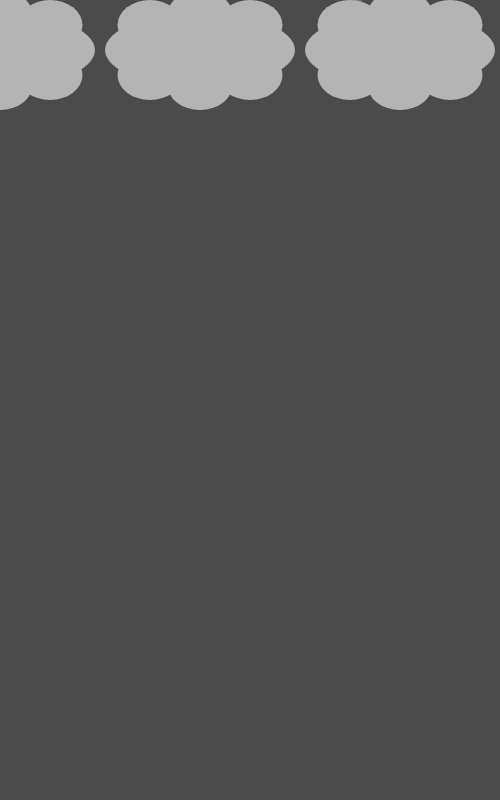
Frame 1 (no input)
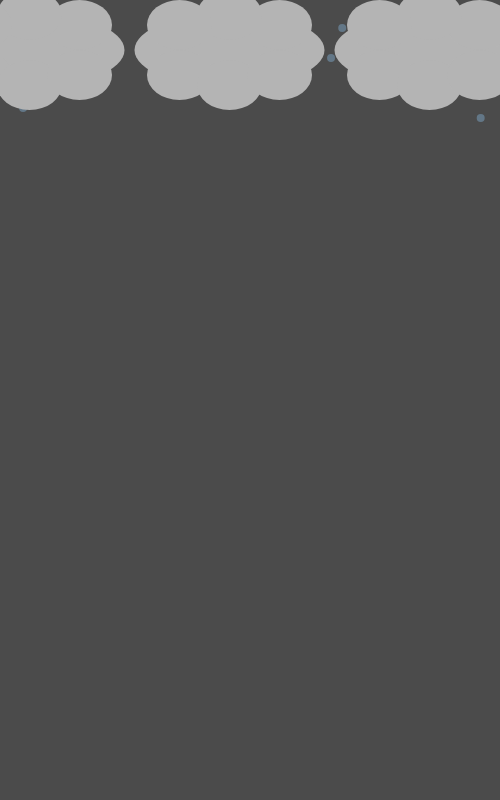
Frame 60 (no input)
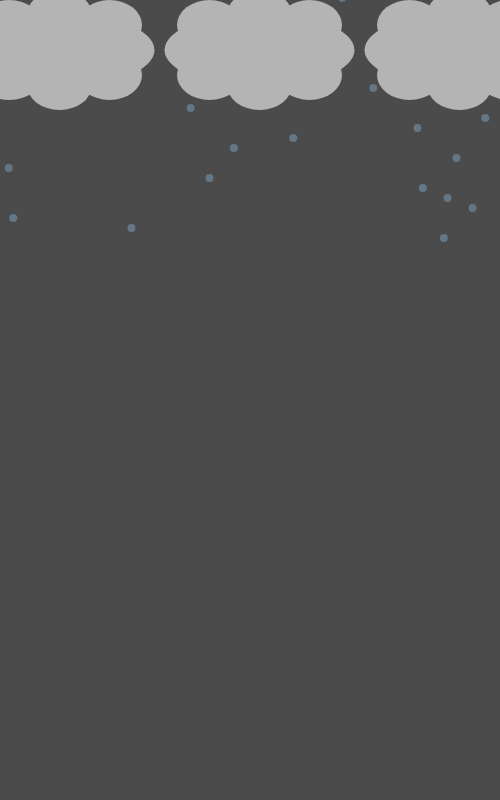
Frame 120 (the mouse pressed at the canvas centre since frame 60)

The p5.js sketch that drew these frames (run headless with seeded random() and noise() and a simulated clock; from frame 60 on, the mouse is pressed at the canvas centre):

// p5.js sketch
// ── sketch.js
var x = 400
var i = 200
var b = 0
var z = -200
var y = 0
var s = 250
var a = 25
var q = 25
var p = -800



 
function setup() {
  createCanvas(500, 800)
  frameRate(20)
  
}

function draw() {
  background(75)
 
 

  fill(147, 208, 255, 85)
  noStroke()
  
  ellipse(random(1, 500), y, 8)
  ellipse(random(1, 500), y-10, 8)
  ellipse(random(1, 500), y - 20, 8)
  ellipse(random(1, 500), y- 30, 8)
  ellipse(random(1, 500), y - 40, 8)
  ellipse(random(1, 500), y - 50, 8)
  ellipse(random(1, 500), y - 60, 8)
  ellipse(random(1, 500), y - 70, 8)
  ellipse(random(1, 500), y - 80, 8)
  ellipse(random(1, 500), y - 90, 8)
  ellipse(random(1, 500), y - 100, 8)
  ellipse(random(1, 500), y - 110, 8)
  ellipse(random(1, 500), y - 120, 8)
  ellipse(random(1, 500), y - 130, 8)
  ellipse(random(1, 500), y - 140, 8)
  ellipse(random(1, 500), y - 150, 8)
  ellipse(random(1, 500), y - 160, 8)
  ellipse(random(1, 500), y - 170, 8)
  ellipse(random(1, 500), y - 180, 8)
  ellipse(random(1, 500), y - 190, 8)
  ellipse(random(1, 500), y - 200, 8)
  ellipse(random(1, 500), y - 210, 8)
  ellipse(random(1, 500), y - 220, 8)
  ellipse(random(1, 500), y - 230, 8)
  ellipse(random(1, 500), y - 240, 8)
  ellipse(random(1, 500), y - 250, 8)
  ellipse(random(1, 500), y - 260, 8)
  ellipse(random(1, 500), y - 270, 8)
  ellipse(random(1, 500), y - 280, 8)
  ellipse(random(1, 500), y - 290, 8)
  ellipse(random(1, 500), y - 300, 8)
  ellipse(random(1, 500), y - 310, 8)
  ellipse(random(1, 500), y - 320, 8)
  ellipse(random(1, 500), y - 330, 8)
  ellipse(random(1, 500), y - 340, 8)
  ellipse(random(1, 500), y - 350, 8)
  ellipse(random(1, 500), y - 360, 8)
  ellipse(random(1, 500), y - 370, 8)
  ellipse(random(1, 500), y - 380, 8)
  ellipse(random(1, 500), y - 390, 8)
  ellipse(random(1, 500), y - 400, 8)
  ellipse(random(1, 500), y - 410, 8)
  ellipse(random(1, 500), y - 420, 8)
  ellipse(random(1, 500), y - 430, 8)
  ellipse(random(1, 500), y - 440, 8)
  ellipse(random(1, 500), y - 450, 8)
  ellipse(random(1, 500), y - 460, 8)
  ellipse(random(1, 500), y - 470, 8)
  ellipse(random(1, 500), y - 480, 8)
  ellipse(random(1, 500), y - 490, 8)
  ellipse(random(1, 500), y - 500, 8)
  ellipse(random(1, 500), y - 510, 8)
  ellipse(random(1, 500), y - 520, 8)
  ellipse(random(1, 500), y - 530, 8)
  ellipse(random(1, 500), y - 540, 8)
  ellipse(random(1, 500), y - 550, 8)
  ellipse(random(1, 500), y - 560, 8)
  ellipse(random(1, 500), y - 570, 8)
  ellipse(random(1, 500), y - 580, 8)
  ellipse(random(1, 500), y - 590, 8)
  ellipse(random(1, 500), y - 600, 8)
  ellipse(random(1, 500), y- 610, 8)
  ellipse(random(1, 500), y - 620, 8)
  ellipse(random(1, 500), y- 630, 8)
  ellipse(random(1, 500), y - 640, 8)
  ellipse(random(1, 500), y - 650, 8)
  ellipse(random(1, 500), y - 660, 8)
  ellipse(random(1, 500), y - 670, 8)
  ellipse(random(1, 500), y - 680, 8)
  ellipse(random(1, 500), y - 690, 8)
  ellipse(random(1, 500), y - 700, 8)
  ellipse(random(1, 500), y - 710, 8)
  ellipse(random(1, 500), y - 720, 8)
  ellipse(random(1, 500), y - 730, 8)
  ellipse(random(1, 500), y - 740, 8)
  ellipse(random(1, 500), y - 750, 8)
  ellipse(random(1, 500), y - 760, 8)
  ellipse(random(1, 500), y - 770, 8)
  ellipse(random(1, 500), y - 780, 8)
  ellipse(random(1, 500), y - 790, 8)
  ellipse(random(1, 500), y - 800, 8)
  
  y += 2
  
  
  if (y > 1600){
  y = 0
  }
  
  
  ellipse(random(1, 500), p, 8)
  ellipse(random(1, 500), p-10, 8)
  ellipse(random(1, 500), p - 20, 8)
  ellipse(random(1, 500), p- 30, 8)
  ellipse(random(1, 500), p - 40, 8)
  ellipse(random(1, 500), p - 50, 8)
  ellipse(random(1, 500), p - 60, 8)
  ellipse(random(1, 500), p - 70, 8)
  ellipse(random(1, 500), p - 80, 8)
  ellipse(random(1, 500), p - 90, 8)
  ellipse(random(1, 500), p - 100, 8)
  ellipse(random(1, 500), p - 110, 8)
  ellipse(random(1, 500), p - 120, 8)
  ellipse(random(1, 500), p - 130, 8)
  ellipse(random(1, 500), p - 140, 8)
  ellipse(random(1, 500), p - 150, 8)
  ellipse(random(1, 500), p - 160, 8)
  ellipse(random(1, 500), p - 170, 8)
  ellipse(random(1, 500), p - 180, 8)
  ellipse(random(1, 500), p - 190, 8)
  ellipse(random(1, 500), p - 200, 8)
  ellipse(random(1, 500), p - 210, 8)
  ellipse(random(1, 500), p - 220, 8)
  ellipse(random(1, 500), p - 230, 8)
  ellipse(random(1, 500), p - 240, 8)
  ellipse(random(1, 500), p - 250, 8)
  ellipse(random(1, 500), p - 260, 8)
  ellipse(random(1, 500), p - 270, 8)
  ellipse(random(1, 500), p - 280, 8)
  ellipse(random(1, 500), p - 290, 8)
  ellipse(random(1, 500), p - 300, 8)
  ellipse(random(1, 500), p - 310, 8)
  ellipse(random(1, 500), p - 320, 8)
  ellipse(random(1, 500), p - 330, 8)
  ellipse(random(1, 500), p - 340, 8)
  ellipse(random(1, 500), p - 350, 8)
  ellipse(random(1, 500), p - 360, 8)
  ellipse(random(1, 500), p - 370, 8)
  ellipse(random(1, 500), p - 380, 8)
  ellipse(random(1, 500), p- 390, 8)
  ellipse(random(1, 500), p - 400, 8)
  ellipse(random(1, 500), p - 410, 8)
  ellipse(random(1, 500), p - 420, 8)
  ellipse(random(1, 500), p - 430, 8)
  ellipse(random(1, 500), p- 440, 8)
  ellipse(random(1, 500), p - 450, 8)
  ellipse(random(1, 500), p - 460, 8)
  ellipse(random(1, 500), p - 470, 8)
  ellipse(random(1, 500), p - 480, 8)
  ellipse(random(1, 500), p - 490, 8)
  ellipse(random(1, 500), p - 500, 8)
  ellipse(random(1, 500), p- 510, 8)
  ellipse(random(1, 500), p - 520, 8)
  ellipse(random(1, 500), p - 530, 8)
  ellipse(random(1, 500), p - 540, 8)
  ellipse(random(1, 500), p - 550, 8)
  ellipse(random(1, 500), p - 560, 8)
  ellipse(random(1, 500), p - 570, 8)
  ellipse(random(1, 500), p - 580, 8)
  ellipse(random(1, 500), p - 590, 8)
  ellipse(random(1, 500), p - 600, 8)
  ellipse(random(1, 500), p- 610, 8)
  ellipse(random(1, 500), p - 620, 8)
  ellipse(random(1, 500), p- 630, 8)
  ellipse(random(1, 500), p - 640, 8)
  ellipse(random(1, 500), p - 650, 8)
  ellipse(random(1, 500), p - 660, 8)
  ellipse(random(1, 500), p - 670, 8)
  ellipse(random(1, 500), p - 680, 8)
  ellipse(random(1, 500), p - 690, 8)
  ellipse(random(1, 500), p - 700, 8)
  ellipse(random(1, 500), p - 710, 8)
  ellipse(random(1, 500), p- 720, 8)
  ellipse(random(1, 500), p - 730, 8)
  ellipse(random(1, 500), p - 740, 8)
  ellipse(random(1, 500), p - 750, 8)
  ellipse(random(1, 500), p - 760, 8)
  ellipse(random(1, 500), p - 770, 8)
  ellipse(random(1, 500), p - 780, 8)
  ellipse(random(1, 500), p - 790, 8)
  ellipse(random(1, 500), p - 800, 8)
  
  p += 2
  
  
  if (p > 1600){
  p = -800
  }
  
  
  
  
  //coud 1
  fill(180)
  noStroke(0)
  ellipse(x, 75-q, 190, 75)
  ellipse(x + 50, 50-q, 65, 50)
  ellipse(x, 40-q, 65, 50)
  ellipse(x - 50, 50-q, 65, 50)
  ellipse(x - 50, 100-q, 65, 50)
  ellipse(x, 110-q, 65, 50)
  ellipse(x + 50, 100-q, 65, 50)
  
  x = x + .5 
  
  if (x > 600){
  x = -100
  }
  
  //cloud 2 
  ellipse(i, 75 - a, 190, 75)
  ellipse(i + 50, 50 - a, 65, 50)
  ellipse(i, 40 - a, 65, 50)
  ellipse(i - 50, 50 - a, 65, 50)
  ellipse(i - 50, 100- a, 65, 50)
  ellipse(i, 110 - a, 65, 50)
  ellipse(i + 50, 100 - a, 65, 50)
  
  i += .5
  
  if (i > 600){
  i = -100
  }
  
  //cloud 3 
  ellipse(b, 75- a, 190, 75)
  ellipse(b + 50, 50- a, 65, 50)
  ellipse(b, 40- a, 65, 50)
  ellipse(b - 50, 50 - a, 65, 50)
  ellipse(b - 50, 100 - a, 65, 50)
  ellipse(b, 110- a, 65, 50)
  ellipse(b + 50, 100- a, 65, 50)
  
  b = b + .5
  
  if (b > 600){
  b = -100
  }
  
  ellipse(z, 75- a, 190, 75)
  ellipse(z + 50, 50- a, 65, 50)
  ellipse(z, 40- a, 65, 50)
  ellipse(z - 50, 50- a, 65, 50)
  ellipse(z - 50, 100- a, 65, 50)
  ellipse(z, 110- a, 65, 50)
  ellipse(z + 50, 100- a, 65, 50)
  
  if (z > 600){
  z = -100
  }
  
  
  
  
}
